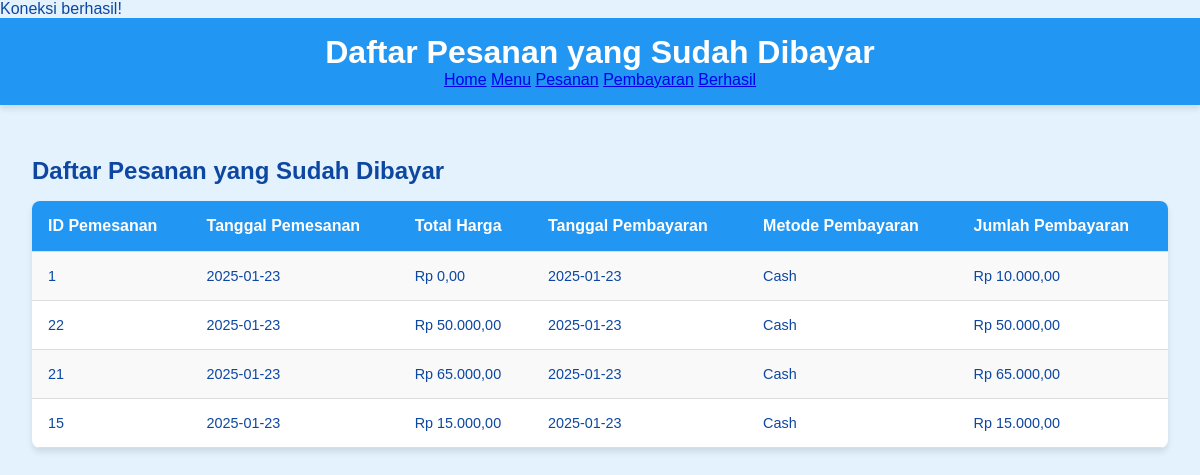
/pembayaran_terbayar.php, run on the app's committed database.
### tables this page shows
CREATE TABLE `pemesanan` (
  `Pemesanan_ID` int(11) NOT NULL,
  `Tanggal_Pemesanan` date DEFAULT NULL,
  `Total_Harga` decimal(10,2) DEFAULT NULL,
  `Status` varchar(50) DEFAULT NULL,
  `Customer_ID` int(11) DEFAULT NULL
);

### pembayaran_terbayar.php (the view, shortened to what this page needs)
<?php
require 'config.php';
$sql = "
    SELECT p.Pemesanan_ID, p.Tanggal_Pemesanan, p.Total_Harga, pb.Tanggal_Pembayaran, pb.Metode_Pembayaran, pb.Jumlah_Pembayaran
    FROM Pemesanan p
    JOIN Pembayaran pb ON p.Pemesanan_ID = pb.Pemesanan_ID
    WHERE pb.Jumlah_Pembayaran >= p.Total_Harga
    GROUP BY p.Pemesanan_ID
    ORDER BY p.Tanggal_Pemesanan DESC
";
$result = $conn->query($sql);
?>
<!DOCTYPE html>
<html lang="en">
<head>
    <link rel="stylesheet" href="style.css">
</head>
<body>
    <header>
        <h1>Daftar Pesanan yang Sudah Dibayar</h1>
        <nav>
            <a href="index.php" class="btn">Home</a>
            <a href="menu.php" class="btn">Menu</a>
            <a href="pesanan.php" class="btn">Pesanan</a>
            <a href="pembayaran.php" class="btn">Pembayaran</a>
            <a href="pembayaran_terbayar.php" class="btn">Berhasil</a>
        </nav>
    </header>
    <main>
        <section>
            <h2>Daftar Pesanan yang Sudah Dibayar</h2>
            <table>
                <thead>
                    <tr>
                        <th>ID Pemesanan</th>
                        <th>Tanggal Pemesanan</th>
                        <th>Total Harga</th>
                        <th>Tanggal Pembayaran</th>
                        <th>Metode Pembayaran</th>
                        <th>Jumlah Pembayaran</th>
                    </tr>
                </thead>
                <tbody>
                    <?php
                    if ($result->num_rows > 0) {
                        while ($row = $result->fetch_assoc()) {
                            echo "<tr>
                                    <td>{$row['Pemesanan_ID']}</td>
                                    <td>{$row['Tanggal_Pemesanan']}</td>
                                    <td>Rp " . number_format($row['Total_Harga'], 2, ',', '.') . "</td>
                                    <td>{$row['Tanggal_Pembayaran']}</td>
                                    <td>{$row['Metode_Pembayaran']}</td>
                                    <td>Rp " . number_format($row['Jumlah_Pembayaran'], 2, ',', '.') . "</td>
                                  </tr>";
                        }
                    } else {
                        echo "<tr><td colspan='6'>Tidak ada pesanan yang sudah dibayar</td></tr>";
                    }
                    ?>
                </tbody>
            </table>
        </section>
    </main>
</body>
</html>

### style.css (style rules this page uses)
body { font-family: 'Arial', sans-serif; margin: 0; padding: 0; background-color: #e3f2fd; color: #0d47a1; }
header { background-color: #2196f3; color: white; padding: 1rem 0; text-align: center; box-shadow: 0px 4px 6px rgba(0, 0, 0, 0.1); }
header h1 { margin: 0; font-size: 2rem; }
main { padding: 2rem; }
section { margin-bottom: 2rem; }
section h2 { font-size: 1.5rem; margin-bottom: 1rem; }
table { width: 100%; border-collapse: collapse; margin-bottom: 1rem; background: white; box-shadow: 0px 4px 6px rgba(0, 0, 0, 0.1); border-radius: 8px; overflow: hidden; }
table thead { background-color: #2196f3; color: white; }
table th, table td { padding: 1rem; text-align: left; border-bottom: 1px solid #ddd; }
table tbody tr:nth-child(odd) { background-color: #f9f9f9; }
table td { font-size: 0.9rem; }

### data on the page
pemesanan: Pemesanan_ID "1", Tanggal_Pemesanan "2025-01-23", Total_Harga "0,00", Tanggal_Pembayaran "2025-01-23", Metode_Pembayaran "Cash", Jumlah_Pembayaran "10.000,00"
pemesanan: Pemesanan_ID "22", Tanggal_Pemesanan "2025-01-23", Total_Harga "50.000,00", Tanggal_Pembayaran "2025-01-23", Metode_Pembayaran "Cash", Jumlah_Pembayaran "50.000,00"
pemesanan: Pemesanan_ID "21", Tanggal_Pemesanan "2025-01-23", Total_Harga "65.000,00", Tanggal_Pembayaran "2025-01-23", Metode_Pembayaran "Cash", Jumlah_Pembayaran "65.000,00"
pemesanan: Pemesanan_ID "15", Tanggal_Pemesanan "2025-01-23", Total_Harga "15.000,00", Tanggal_Pembayaran "2025-01-23", Metode_Pembayaran "Cash", Jumlah_Pembayaran "15.000,00"
